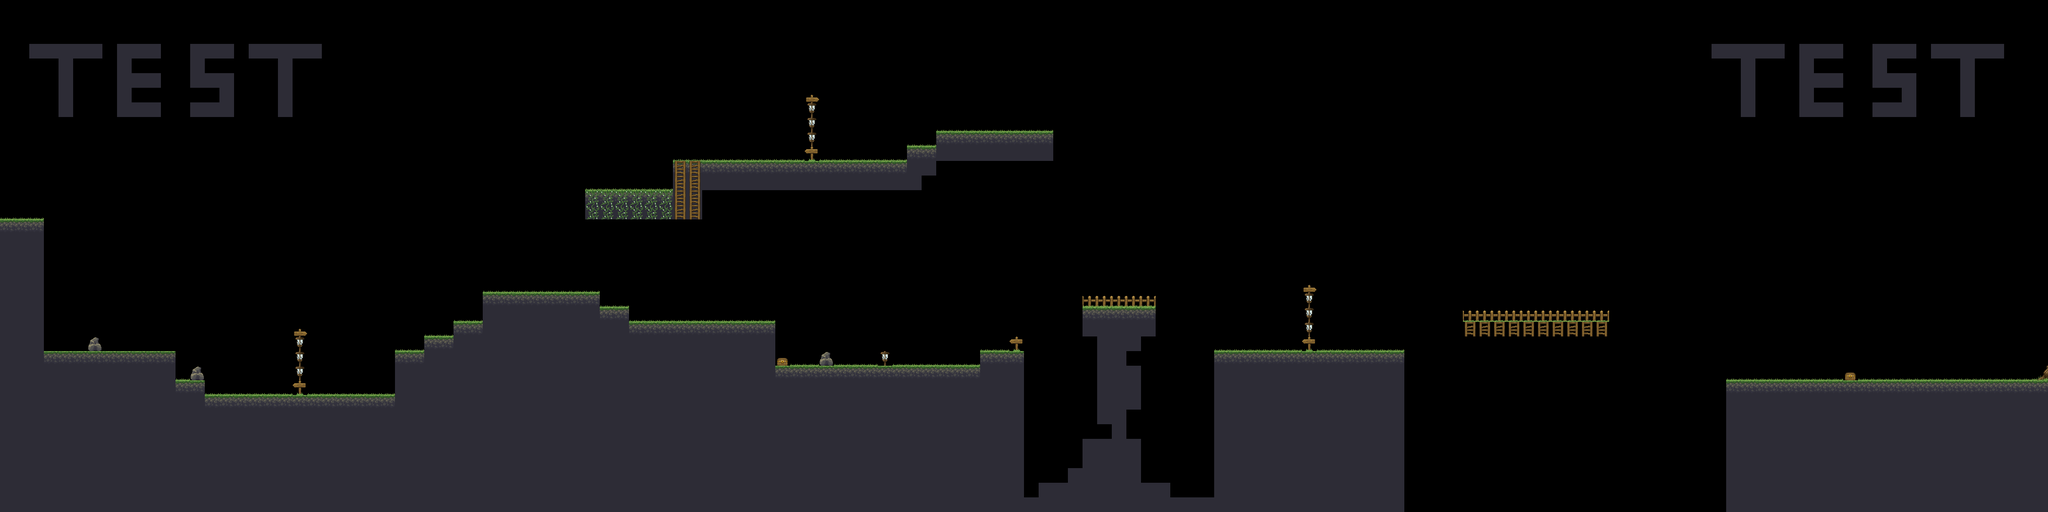

A 2D game scene composited from a Tiled map and its tileset images. What follows is a short description and the map's XML, with each tile layer's data collapsed to a summary:
An orthogonal 140x35 tile map with 32x32 px tiles, 3 tile layers (layer1, layer2, layer3) and 42 objects (21x ground, 4x notX, 4x fly, 3x range, 3x heavy, ...).

<map version="1.5" tiledversion="2021.02.15" orientation="orthogonal" renderorder="right-down" width="140" height="35" tilewidth="32" tileheight="32" infinite="0" nextlayerid="11" nextobjectid="118">
 <tileset firstgid="1" source="tilesetOpenGame1.tsx" />
 <layer id="1" name="layer1" width="140" height="35">
  <data>[4900 cells, 4900 non-empty, 13 distinct tile ids]</data>
 </layer>
 <layer id="9" name="layer2" width="140" height="35">
  <data>[4900 cells, 4900 non-empty, 2 distinct tile ids]</data>
 </layer>
 <layer id="10" name="layer3" width="140" height="35">
  <data>[4900 cells, 4900 non-empty, 2 distinct tile ids]</data>
 </layer>
 <objectgroup id="3" name="collision">
  <object id="2" name="solid" type="ground" x="96" y="768" width="288" height="96" />
  <object id="3" name="solid" type="ground" x="384" y="832" width="64" height="64" />
  <object id="4" name="solid" type="ground" x="448" y="864" width="416" height="32" />
  <object id="5" name="solid" type="ground" x="864" y="768" width="64" height="128" />
  <object id="6" name="solid" type="ground" x="1056" y="640" width="256" height="96" />
  <object id="7" name="solid" type="ground" x="1376" y="704" width="320" height="128" />
  <object id="9" name="solid" type="ground" x="1696" y="800" width="448" height="64" />
  <object id="10" name="solid" type="ground" x="2144" y="768" width="96" height="256" />
  <object id="11" name="solid" type="ground" x="2368" y="672" width="160" height="224" />
  <object id="12" name="solid" type="ground" x="2656" y="768" width="416" height="256" />
  <object id="13" name="solid" type="ground" x="3200" y="704" width="320" height="16" />
  <object id="15" name="solid" type="ground" x="3776" y="832" width="702" height="192" />
  <object id="18" name="solid" type="ground" x="1280" y="416" width="192" height="64" />
  <object id="19" name="solid" type="ground" x="1536" y="352" width="448" height="64" />
  <object id="20" name="solid" type="ground" x="2048" y="288" width="256" height="64" />
  <object id="40" name="ur_dead" type="empty" x="0" y="1024" width="4480" height="96" />
  <object id="87" name="solid" type="wall" x="0" y="480" width="96" height="384" />
  <object id="89" name="solid" type="ground" x="928" y="736" width="64" height="64" />
  <object id="91" name="solid" type="ground" x="1312" y="672" width="64" height="96" />
  <object id="92" name="solid" type="ground" x="1472" y="352" width="63" height="128" />
  <object id="94" name="solid" type="ground" x="1984" y="320" width="32" height="96" />
  <object id="95" name="solid" type="ground" x="2016" y="320" width="32" height="64" />
  <object id="96" name="solid" type="wall" x="4446" y="444" width="32" height="386.667" />
  <object id="100" name="solid" type="ground" x="992" y="704" width="64" height="64" />
  <object id="101" name="notX" type="notX" x="2238.67" y="672" width="126.667" height="342.333" />
  <object id="102" name="notX" type="notX" x="2528.67" y="672.666" width="126.667" height="345" />
  <object id="103" name="notX" type="notX" x="3074" y="715.333" width="126.667" height="236.667" />
  <object id="104" name="notX" type="notX" x="3520.67" y="714" width="252" height="177.333" />
  <object id="105" name="checkpoint" type="1st" x="640" y="544" width="32" height="320" />
  <object id="107" name="checkpoint" type="2nd" x="1759.83" y="31.6667" width="32" height="320" />
  <object id="108" name="checkpoint" type="3rd" x="2848" y="448" width="32" height="320" />
 </objectgroup>
 <objectgroup id="4" name="npc">
  <object id="33" name="player" type="player" x="584.667" y="-800" width="55" height="130" />
  <object id="34" name="enemy" type="range" x="2065.4" y="104.212" width="117" height="150" />
  <object id="35" name="enemy" type="heavy" x="1439.78" y="552.922" width="96" height="150" />
  <object id="109" name="enemy" type="fly" x="4151" y="659" width="70" height="100" />
  <object id="110" name="enemy" type="heavy" x="1845.5" y="649" width="96" height="150" />
  <object id="111" name="enemy" type="fly" x="4066.33" y="780.667" width="70" height="100" />
  <object id="112" name="enemy" type="fly" x="4235.67" y="542" width="70" height="100" />
  <object id="113" name="enemy" type="fly" x="4597" y="409.333" width="70" height="100" />
  <object id="114" name="enemy" type="heavy" x="4435.33" y="1077" width="40" height="34" />
  <object id="115" name="enemy" type="range" x="3311.65" y="573.574" width="93.6667" height="129.333" />
  <object id="117" name="enemy" type="range" x="3923.17" y="695.333" width="93.6667" height="129.333" />
 </objectgroup>
</map>
